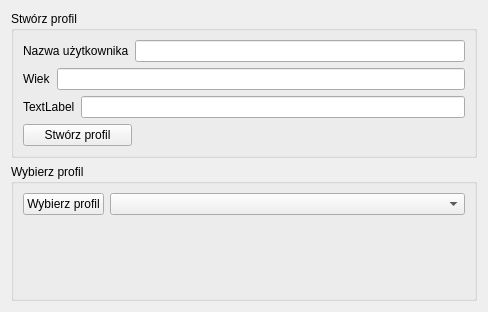
<?xml version="1.0" encoding="UTF-8"?>
<ui version="4.0">
 <class>Profile_selection_menu</class>
 <widget class="QWidget" name="Profile_selection_menu">
  <property name="geometry">
   <rect>
    <x>0</x>
    <y>0</y>
    <width>488</width>
    <height>312</height>
   </rect>
  </property>
  <property name="windowTitle">
   <string>Form</string>
  </property>
  <layout class="QVBoxLayout" name="verticalLayout">
   <item>
    <widget class="QGroupBox" name="Create_profile_menu">
     <property name="title">
      <string>Stwórz profil</string>
     </property>
     <layout class="QVBoxLayout" name="verticalLayout_2">
      <item>
       <layout class="QHBoxLayout" name="horizontalLayout">
        <item>
         <widget class="QLabel" name="User_name_label">
          <property name="text">
           <string>Nazwa użytkownika</string>
          </property>
         </widget>
        </item>
        <item>
         <widget class="QLineEdit" name="User_name"/>
        </item>
       </layout>
      </item>
      <item>
       <layout class="QHBoxLayout" name="horizontalLayout_4">
        <item>
         <widget class="QLabel" name="Age_label">
          <property name="text">
           <string>Wiek</string>
          </property>
         </widget>
        </item>
        <item>
         <widget class="QLineEdit" name="Age"/>
        </item>
       </layout>
      </item>
      <item>
       <layout class="QHBoxLayout" name="horizontalLayout_5">
        <item>
         <widget class="QLabel" name="label">
          <property name="text">
           <string>TextLabel</string>
          </property>
         </widget>
        </item>
        <item>
         <widget class="QLineEdit" name="lineEdit_3"/>
        </item>
       </layout>
      </item>
      <item>
       <layout class="QHBoxLayout" name="horizontalLayout_2" stretch="1,3">
        <item>
         <widget class="QPushButton" name="Create_profile_button">
          <property name="text">
           <string>Stwórz profil</string>
          </property>
         </widget>
        </item>
        <item>
         <widget class="QLabel" name="Message_from_database">
          <property name="text">
           <string/>
          </property>
         </widget>
        </item>
       </layout>
      </item>
     </layout>
    </widget>
   </item>
   <item>
    <widget class="QGroupBox" name="Select_profile_menu">
     <property name="title">
      <string>Wybierz profil</string>
     </property>
     <layout class="QFormLayout" name="formLayout">
      <item row="0" column="0">
       <widget class="QPushButton" name="Select_profile_button">
        <property name="text">
         <string>Wybierz profil</string>
        </property>
       </widget>
      </item>
      <item row="0" column="1">
       <widget class="QComboBox" name="Select_profile"/>
      </item>
      <item row="2" column="1">
       <widget class="QLabel" name="Message_from_database_2">
        <property name="text">
         <string/>
        </property>
       </widget>
      </item>
     </layout>
    </widget>
   </item>
  </layout>
 </widget>
 <resources/>
 <connections/>
</ui>
